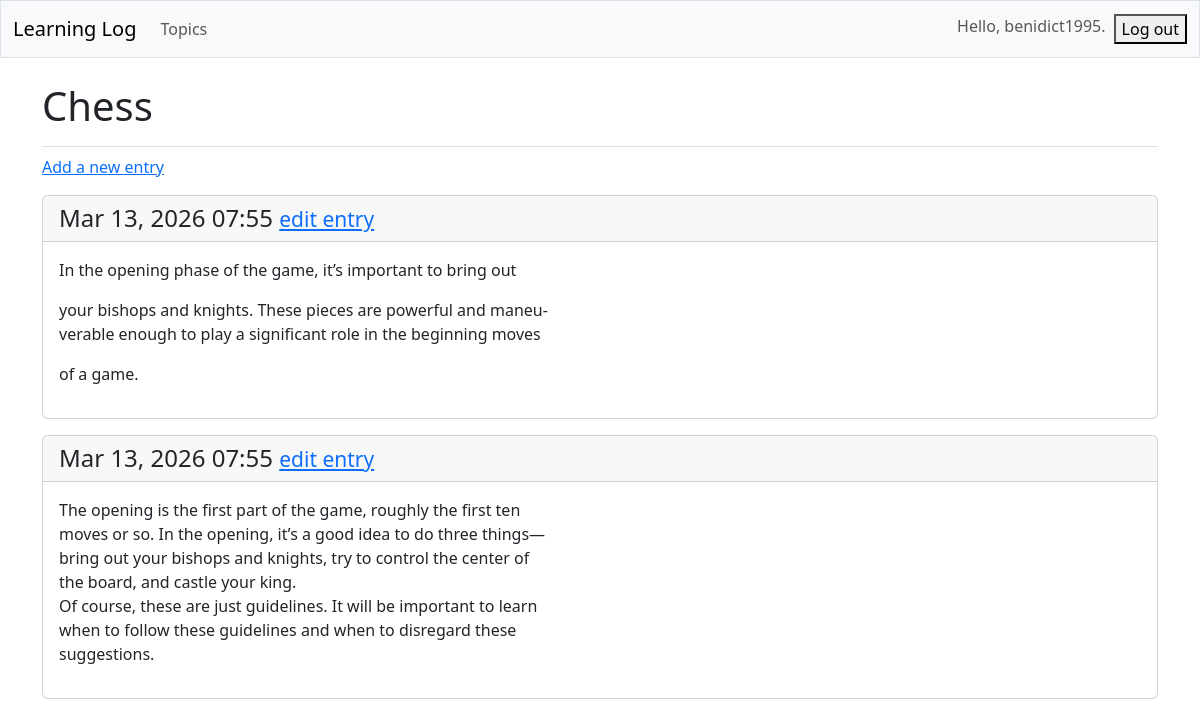
The page /topics/1/ (signed in) on the database its author committed.
### learning_logs/models.py (models this page shows, shortened)
class Topic(models.Model):
    text = models.CharField(max_length=200)
    date_added = models.DateTimeField(auto_now_add=True)
    owner = models.ForeignKey(User, on_delete=models.CASCADE)

class Entry(models.Model):
    topic = models.ForeignKey(Topic, on_delete=models.CASCADE)
    text = models.TextField()
    date_added = models.DateTimeField(auto_now_add=True)
    class Meta:
        verbose_name_plural = 'entries'

### learning_logs/views.py (the view)
# urls.py: path('topics/<int:topic_id>/', views.topic, name='topic'),
@login_required
def topic(request, topic_id):
    topic = Topic.objects.get(id=topic_id)
    if topic.owner != request.user:
        raise Http404
    entries = topic.entry_set.order_by('-date_added')
    context = {'topic': topic, 'entries': entries}
    return render(request, 'learning_logs/topic.html', context)

### ll_project/templates/learning_logs/topic.html
{% extends 'learning_logs/base.html' %}
{% block page_header %}
    <h1>{{ topic.text }}</h1>
{% endblock page_header %}
{% block content %}
    <p>
        <a href="{% url 'learning_logs:new_entry' topic.id %}">Add a new entry</a>
    </p>
    {% for entry in entries %}
        <div class="card mb-3">
            <h4 class="card-header">
                {{ entry.date_added|date:'M d, Y H:i' }}
                <small><a href="{% url 'learning_logs:edit_entry' entry.id %}">
                edit entry</a></small>
            </h4>
            <div class="card-body">{{ entry.text|linebreaks }}</div>
        </div>
    {% empty %}
        <li>No entries have been added yet.</li>
    {% endfor %}
{% endblock content %}

### ll_project/templates/learning_logs/base.html (shortened to what this page needs)
<!doctype html>
<html lang="en">
<head>
    {% load django_bootstrap5 %}
    {% bootstrap_css %}
</head>
<body>
    <nav class="navbar navbar-expand-md navbar-light bg-light mb-4 border">
        <div class="container-fluid">
            <a class="navbar-brand" href="{% url 'learning_logs:index' %}">
            Learning Log</a>
            <div class="collapse navbar-collapse" id="navbarCollapse">
                <ul class="navbar-nav me-auto mb-2 mb-md-0">
                    <li class="nav-item">
                        <a class="nav-link" href="{% url 'learning_logs:topics' %}">
                        Topics</a>
                    </li>
                </ul>
                <ul class="navbar-nav ms-auto mb-2 mb-md-0">
                        {% if user.is_authenticated %}
                            <li class="nav-item">
                                <span class="navbar-text me-2">
                                    Hello, {{ user.username }}.
                                </span>
                            </li>
                            <form action="{% url 'accounts:logout' %}" method='post'>
                                <button name='submit'>Log out</button>
                            </form>
                        {% endif %}
                </ul>
            </div>
        </div>
    </nav>
    <main class="container">
        <div class="pb-2 mb-2 border-bottom">
            {% block page_header %}{% endblock page_header %}
        </div>
        <div>
            {% block content %}{% endblock content %}
        </div>
    </main>
</body>
</html>

### rows shown on the page
Topic: text "Chess"
Entry: date_added "Mar 13, 2026 07:55", text "In the opening phase of the game, it’s important to bring out your bishops and knights. These pieces are powerful and maneu- verable enough to play a significant role in the beginning moves of a game."
Entry: date_added "Mar 13, 2026 07:55", text "The opening is the first part of the game, roughly the first ten moves or so. In the opening, it’s a good idea to do three things— bring out your bishops and knights, try to control the center of the board, and castle your king. Of course, these are just guidelines. It will be important to learn when to follow these guidelines and when to disregard these suggestions."

### other values the page prints
{{ user.username }} "benidict1995"
